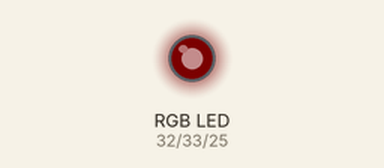
Bench run of a program on a simulated ESP32. Parts: an RGB LED mixed from three pins (HIGH = lit). Dim RGB values are drawn brighter than linear.

Above: at 0.05 s.
At 1.45 s:
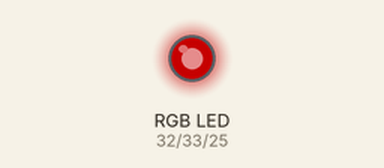
At 2.9 s:
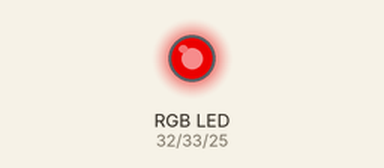
At 5.75 s:
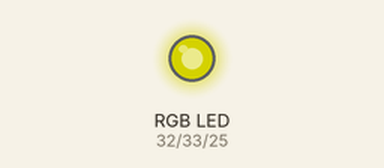
At 8.6 s:
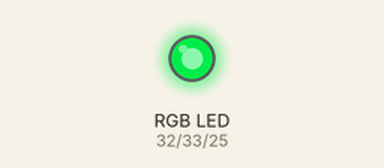
At 11.5 s:
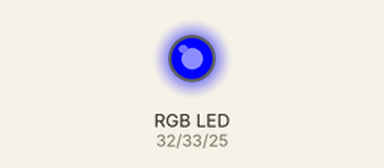
Timing chart, 0 to 15.0 s (numbered marks = the images above):
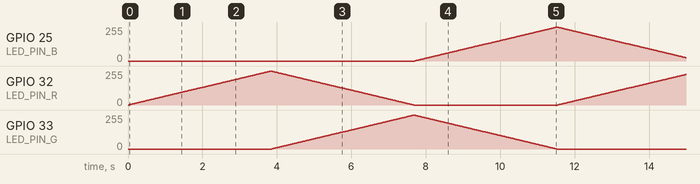

The program:

main.cpp
```cpp
#include <Arduino.h>
// Funcion que hace que funcione todo con efecto RGB
void R_G_B(int Ch_R, int Ch_G, int Ch_B);

// Pines de los LEDS
const int LED_PIN_R = 32;
const int LED_PIN_G = 33;
const int LED_PIN_B = 25;

// Propiedades PWM
const int frecuencia = 5000;
const int canal_R = 0;
const int canal_G = 1;
const int canal_B = 2;
const int resolucion = 8;

void setup() {
  // Configuracion de la funcionalidad PWM
  ledcSetup(canal_R, frecuencia, resolucion);
  ledcSetup(canal_G, frecuencia, resolucion);
  ledcSetup(canal_B, frecuencia, resolucion);

  // Asociamos el canal al GPIO
  ledcAttachPin(LED_PIN_R, canal_R);
  ledcAttachPin(LED_PIN_G, canal_G);
  ledcAttachPin(LED_PIN_B, canal_B);
}

void loop() { R_G_B(canal_R, canal_G, canal_B); }

void R_G_B(int Ch_R, int Ch_G, int Ch_B) {
  bool rep = true;
  // Incrementar Brillo Rojo
  for (int dC = 0; dC < 256; dC++) {
    ledcWrite(Ch_R, dC);
    delay(15);
  }

  while (rep) {
    // Decremento Brillo Rojo/Aumento Brillo Verde
    for (int dC = 0; dC < 256; dC++) {
      ledcWrite(Ch_R, 255 - dC);
      ledcWrite(Ch_G, dC);
      delay(15);
    }

    // Decremento Brillo Verde/Aumento Brillo Azul
    for (int dC = 0; dC < 256; dC++) {
      ledcWrite(Ch_G, 255 - dC);
      ledcWrite(Ch_B, dC);
      delay(15);
    }

    // Decremento Brillo Azul/Aumento Brillo Rojo
    for (int dC = 0; dC < 256; dC++) {
      ledcWrite(Ch_B, 255 - dC);
      ledcWrite(Ch_R, dC);
      delay(15);
    }
  }
}
```
